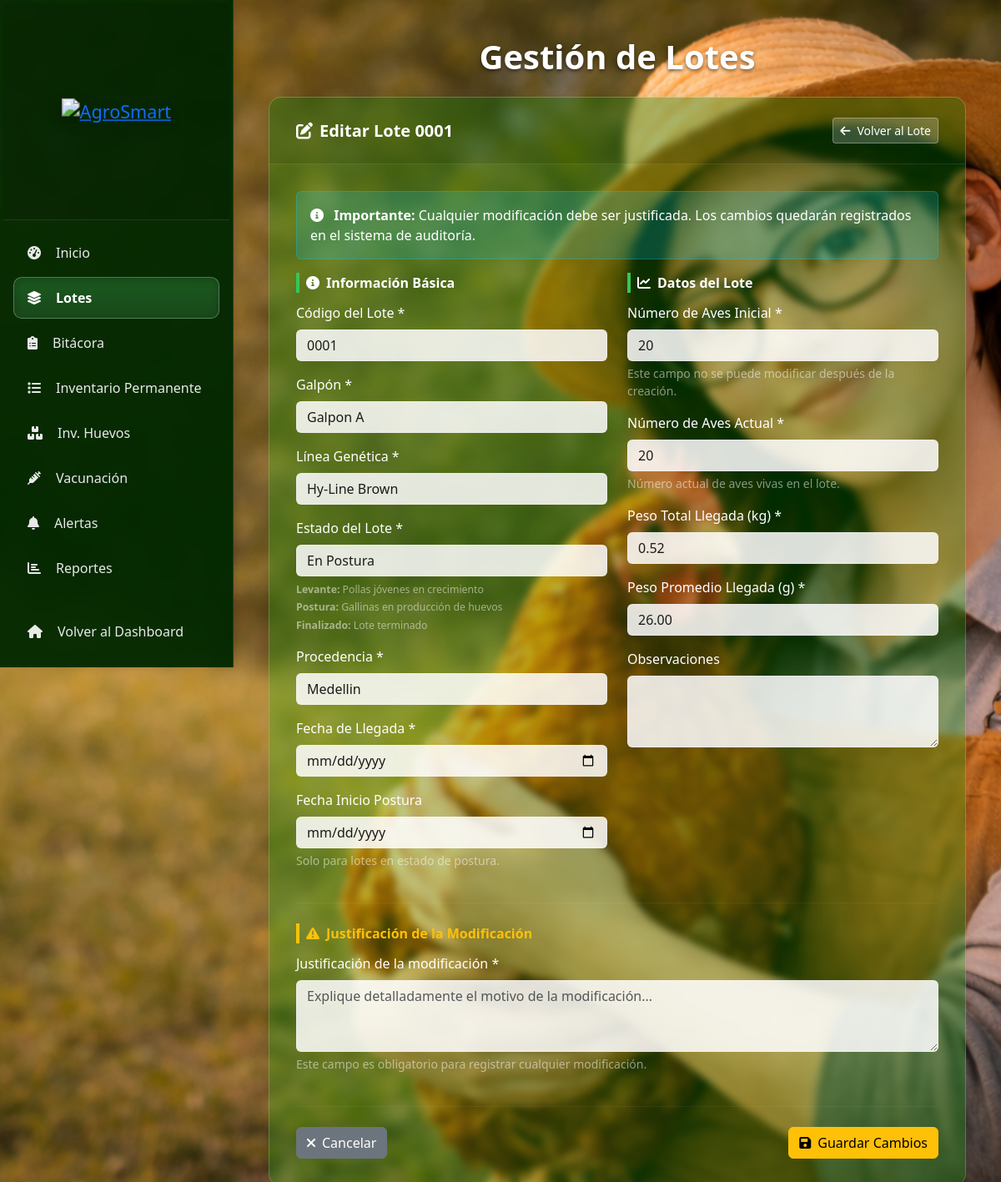
/aves/lotes/1/editar/ (signed in), run on the app's committed database.
### apps/aves/models.py (models this page shows, shortened)
class LoteAves(BaseModel):
    ESTADOS = [
        ('levante', 'Pollas de Levante'),
        ('postura', 'En Postura'),
        ('finalizado', 'Finalizado'),
    ]
    LINEAS_GENETICAS = [
        ('hy_line_brown', 'Hy-Line Brown'),
        ('hy_line_white', 'Hy-Line White'),
        ('lohmann_brown', 'Lohmann Brown'),
        ('lohmann_white', 'Lohmann White'),
        ('isa_brown', 'ISA Brown'),
        ('isa_white', 'ISA White'),
        ('bovans_brown', 'Bovans Brown'),
        ('bovans_white', 'Bovans White'),
        ('dekalb_brown', 'Dekalb Brown'),
        ('dekalb_white', 'Dekalb White'),
        ('babcock_brown', 'Babcock Brown'),
        ('otra', 'Otra'),
    ]
    codigo = models.CharField('Código del lote', max_length=50, unique=True)
    galpon = models.CharField('Galpón', max_length=100)
    linea_genetica = models.CharField('Línea genética', max_length=50, choices=LINEAS_GENETICAS)
    procedencia = models.CharField('Procedencia', max_length=200)
    numero_aves_inicial = models.PositiveIntegerField('Número inicial de aves')
    numero_aves_actual = models.PositiveIntegerField('Número actual de aves')
    fecha_llegada = models.DateField('Fecha de llegada')
    fecha_inicio_postura = models.DateField('Fecha inicio postura', null=True, blank=True)
    peso_total_llegada = models.DecimalField('Peso total llegada (kg)', max_digits=10, decimal_places=2)
    peso_promedio_llegada = models.DecimalField('Peso promedio llegada (g)', max_digits=8, decimal_places=2)
    estado = models.CharField('Estado', max_length=20, choices=ESTADOS, default='levante')
    observaciones = models.TextField('Observaciones', blank=True)
    tipo = models.CharField('Tipo de lote', max_length=20, choices=[
        ('ponedoras', 'Ponedoras'),
        ('engorde', 'Engorde'),
    ], default='ponedoras')
    class Meta:
        verbose_name = 'Lote de Aves'
        verbose_name_plural = 'Lotes de Aves'
        ordering = ['-fecha_llegada']

### apps/aves/views.py (the view)
# urls.py: path('lotes/<int:pk>/editar/', views.lote_edit, name='lote_edit'),
@login_required
def lote_edit(request, pk):
    lote = get_object_or_404(LoteAves, pk=pk)
    if request.method == 'POST':
        form = LoteAvesEditForm(request.POST, instance=lote)
        if form.is_valid():
            changed_data = [field for field in form.changed_data if field != 'justificacion']
            if not changed_data:
                messages.info(request, 'No se detectaron cambios en el lote.')
                return redirect('aves:lote_detail', pk=lote.pk)
            valores_anteriores = {}
            valores_nuevos = {}
            for field in changed_data:
                valores_anteriores[field] = str(getattr(lote, field))
                valores_nuevos[field] = str(form.cleaned_data[field])
            lote_actualizado = form.save()
            RegistroModificacion.objects.create(
                usuario=request.user,
                modelo='LoteAves',
                objeto_id=lote.pk,
                accion='UPDATE',
                campos_modificados=changed_data,
                valores_anteriores=valores_anteriores,
                valores_nuevos=valores_nuevos,
                justificacion=form.cleaned_data['justificacion']
            )
            messages.success(request, f'Lote {lote.codigo} actualizado exitosamente.')
            return redirect('aves:lote_detail', pk=lote.pk)
        else:
            messages.error(request, 'Error al validar el formulario. Revise los campos marcados.')
    else:
        form = LoteAvesEditForm(instance=lote)
    context = {
        'form': form,
        'lote': lote,
        'titulo': f'Editar Lote {lote.codigo}',
    }
    return render(request, 'aves/lote_edit.html', context)

### templates/aves/lote_edit.html (shortened to what this page needs)
{% extends 'aves/base.html' %}
{% load widget_tweaks %}
{% block content %}
<div class="row justify-content-center">
    <div class="col-12">
        <div class="glass-wrap">
            <h2 class="text-center text-white mb-4 fw-bold" style="font-size: 2.5rem; text-shadow: 0 2px 4px rgba(0,0,0,0.5);">Gestión de Lotes</h2>
            <div class="unified-dashboard-card">
                <div class="card-header">
                    <h5 class="section-title">
                        <i class="fas fa-edit"></i>Editar Lote {{ lote.codigo }}
                    </h5>
                    <a href="{% url 'aves:lote_detail' lote.pk %}" class="btn btn-sm btn-light-custom">
                        <i class="fas fa-arrow-left me-2"></i>Volver al Lote
                    </a>
                </div>
                <div class="card-body">
                    <div class="alert alert-info" style="background: rgba(13, 202, 240, 0.2); border: 1px solid rgba(13, 202, 240, 0.3); color: white;">
                        <i class="fas fa-info-circle me-2"></i>
                        <strong>Importante:</strong> Cualquier modificación debe ser justificada.
                        Los cambios quedarán registrados en el sistema de auditoría.
                    </div>
                    <form method="post" id="loteEditForm">
                        <div class="row">
                            <div class="col-md-6">
                                <div class="form-section-title"><i class="fas fa-info-circle"></i>Información Básica</div>
                                <div class="mb-3">
                                    <label for="{{ form.codigo.id_for_label }}" class="form-label">Código del Lote *</label>
                                    {{ form.codigo|add_class:"form-control" }}
                                </div>
                                <div class="mb-3">
                                    <label for="{{ form.galpon.id_for_label }}" class="form-label">Galpón *</label>
                                    {{ form.galpon|add_class:"form-control" }}
                                </div>
                                <div class="mb-3">
                                    <label for="{{ form.linea_genetica.id_for_label }}" class="form-label">Línea Genética *</label>
                                    {{ form.linea_genetica|add_class:"form-control" }}
                                </div>
                                <div class="mb-3">
                                    <label for="{{ form.estado.id_for_label }}" class="form-label">Estado del Lote *</label>
                                    {{ form.estado|add_class:"form-control" }}
                                    <div class="form-text text-white-50">
                                        <small>
                                            <strong>Levante:</strong> Pollas jóvenes en crecimiento<br>
                                            <strong>Postura:</strong> Gallinas en producción de huevos<br>
                                            <strong>Finalizado:</strong> Lote terminado
                                        </small>
                                    </div>
                                </div>
                                <div class="mb-3">
                                    <label for="{{ form.procedencia.id_for_label }}" class="form-label">Procedencia *</label>
                                    {{ form.procedencia|add_class:"form-control" }}
                                </div>
                                <div class="mb-3">
                                    <label for="{{ form.fecha_llegada.id_for_label }}" class="form-label">Fecha de Llegada *</label>
                                    {{ form.fecha_llegada|add_class:"form-control" }}
                                </div>
                                <div class="mb-3">
                                    <label for="{{ form.fecha_inicio_postura.id_for_label }}" class="form-label">Fecha Inicio Postura</label>
                                    {{ form.fecha_inicio_postura|add_class:"form-control" }}
                                    {% if form.fecha_inicio_postura.help_text %}
                                        <div class="form-text text-white-50">{{ form.fecha_inicio_postura.help_text }}</div>
                                    {% endif %}
                                </div>
                            </div>
                            <div class="col-md-6">
                                <div class="form-section-title"><i class="fas fa-chart-line"></i>Datos del Lote</div>
                                <div class="mb-3">
                                    <label for="{{ form.numero_aves_inicial.id_for_label }}" class="form-label">Número de Aves Inicial *</label>
                                    {{ form.numero_aves_inicial|add_class:"form-control" }}
                                    {% if form.numero_aves_inicial.help_text %}
                                        <div class="form-text text-white-50">{{ form.numero_aves_inicial.help_text }}</div>
                                    {% endif %}
                                </div>
                                <div class="mb-3">
                                    <label for="{{ form.numero_aves_actual.id_for_label }}" class="form-label">Número de Aves Actual *</label>
                                    {{ form.numero_aves_actual|add_class:"form-control" }}
                                    {% if form.numero_aves_actual.help_text %}
                                        <div class="form-text text-white-50">{{ form.numero_aves_actual.help_text }}</div>
                                    {% endif %}
                                </div>
                                <div class="mb-3">
                                    <label for="{{ form.peso_total_llegada.id_for_label }}" class="form-label">Peso Total Llegada (kg) *</label>
                                    {{ form.peso_total_llegada|add_class:"form-control" }}
                                </div>
                                <div class="mb-3">
                                    <label for="{{ form.peso_promedio_llegada.id_for_label }}" class="form-label">Peso Promedio Llegada (g) *</label>
                                    {{ form.peso_promedio_llegada|add_class:"form-control" }}
                                </div>
                                <div class="mb-3">
                                    <label for="{{ form.observaciones.id_for_label }}" class="form-label">Observaciones</label>
                                    {{ form.observaciones|add_class:"form-control" }}
                                </div>
                            </div>
                        </div>
                        <hr class="my-4">
                        <div class="row">
                            <div class="col-12">
                                <div class="form-section-title text-warning" style="border-left-color: #ffc107;">
                                    <i class="fas fa-exclamation-triangle"></i>Justificación de la Modificación
                                </div>
                                <div class="mb-3">
                                    <label for="{{ form.justificacion.id_for_label }}" class="form-label">{{ form.justificacion.label }} *</label>
                                    {{ form.justificacion|add_class:"form-control" }}
                                    {% if form.justificacion.help_text %}
                                        <div class="form-text text-white-50">{{ form.justificacion.help_text }}</div>
                                    {% endif %}
                                </div>
                            </div>
                        </div>
                        <hr class="my-4">
                        <div class="d-flex justify-content-between">
                            <a href="{% url 'aves:lote_detail' lote.pk %}" class="btn btn-secondary">
                                <i class="fas fa-times me-2"></i>Cancelar
                            </a>
                            <button type="submit" class="btn btn-warning">
                                <i class="fas fa-save me-2"></i>Guardar Cambios
                            </button>
                        </div>
                    </form>
                </div>
            </div>
        </div>
    </div>
</div>
{% endblock %}

### templates/aves/lote_edit.html (style rules this page uses)
.unified-dashboard-card { background: rgba(0, 175, 0, 0.25); backdrop-filter: blur(5px); border-radius: 15px; box-shadow: 0 2px 20px rgba(0,0,0,0.08); border: 1px solid rgba(255,255,255,0.2); color: white; overflow: hidden; padding: 0; }
.unified-dashboard-card .card-header { padding: 1.5rem 2rem; border-bottom: 1px solid rgba(255,255,255,0.1); background: rgba(0, 0, 0, 0.1); display: flex; justify-content: space-between; align-items: center; }
.unified-dashboard-card .card-body { padding: 2rem; }
.section-title { margin: 0; color: white; font-weight: 600; display: flex; align-items: center; gap: 0.5rem; font-size: 1.25rem; }
.glass-wrap { width: 100%; max-width: 95%; margin: 0 auto; }
.unified-dashboard-card .form-label { color: #fff; }
.unified-dashboard-card .form-text { color: rgba(255,255,255,0.8); }
.unified-dashboard-card .form-control { background: rgba(255,255,255,0.85); border: 1px solid rgba(255,255,255,0.25); color: #1b1b1b; }
.unified-dashboard-card hr { border-color: rgba(255,255,255,0.2); }
.form-section-title { display: flex; align-items: center; gap: .5rem; color: #fff; font-weight: 600; margin-bottom: 12px; border-left: 4px solid #34c759; padding-left: 8px; }

### data on the page
LoteAves: codigo "0001", galpon "Galpon A", linea_genetica "Hy-Line Brown", estado "En Postura", procedencia "Medellin", numero_aves_inicial "20", numero_aves_actual "20", peso_total_llegada "0.52", peso_promedio_llegada "26.00"
